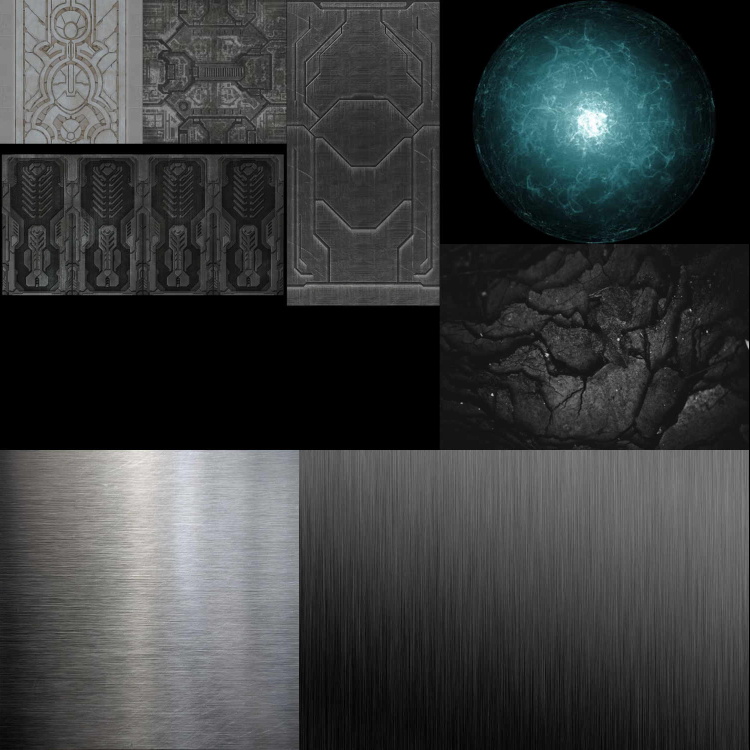
#> input picture TheGauntlet/Assets/Portal/portal_texture_source/original/portal_texture.png, 1500 x 1500 px (shown at 1/2 size)
$ python process.py
#> lines starting #> are read from the running program, lines starting #| are printed output that depends on the picture; after the words box and inside, x2 and y2 are one past the last pixel; in counts of white or black regions, pixels touching at a corner belong together
import cv2
import glob
import numpy as np

texture = cv2.imread("original/portal_texture.png", -1)
#> texture is the input picture: shape (1500, 1500, 4); mean B, G, R, A 61, 60.6, 57.6, 254.7
files = list(glob.glob('*.png'))

for i in range(len(files)):
    portal = cv2.imread(str(i) + ".png", -1)
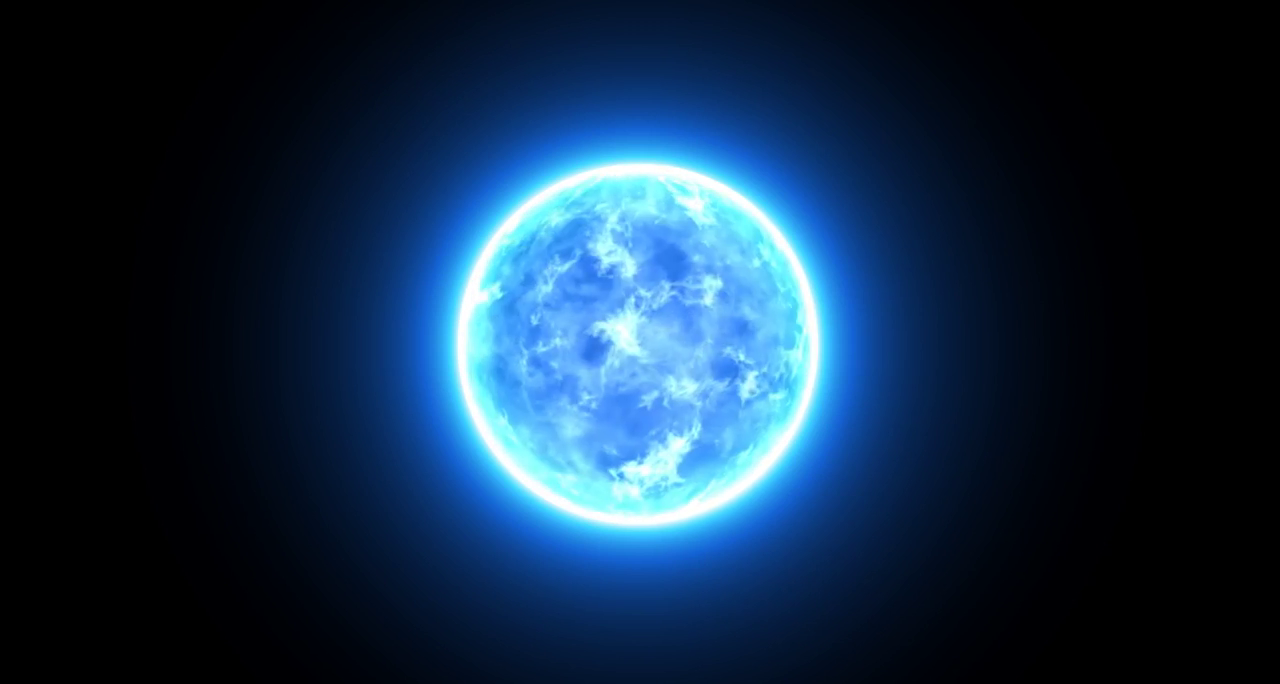
#> input picture TheGauntlet/Assets/Portal/portal_texture_source/0.png, 1280 x 684 px
#> portal is the input picture: shape (684, 1280, 3); mean B, G, R 70.5, 45.1, 19.8
    #portal = portal[457:818,163:524,:]
    portal = portal[163:524,457:818,:]
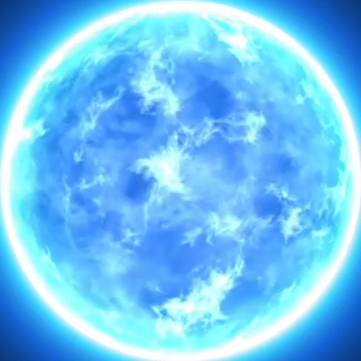
#> portal: shape (361, 361, 3); mean B, G, R 246.3, 195, 110.3
    portal = cv2.resize(portal, (486, 486))
#> portal: shape (486, 486, 3)
    portal = cv2.cvtColor(portal, cv2.COLOR_RGB2RGBA)
#> portal: shape (486, 486, 4)
    texture[:486,945:1431,:] = portal
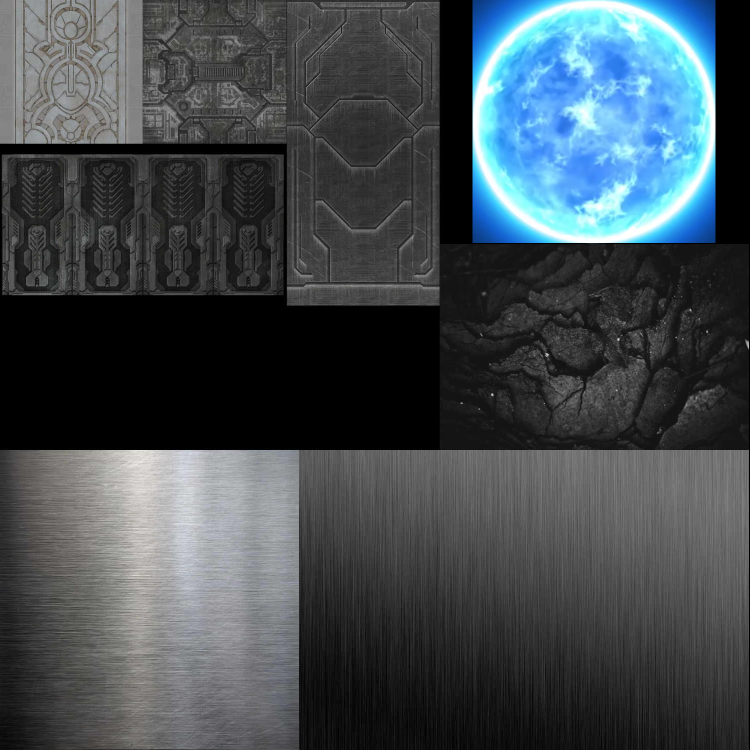
#> texture: shape (1500, 1500, 4) (shown at 1/2 size); 10.5% of pixels changed, all inside (x1, y1, x2, y2) = (945, 0, 1431, 486)
    #texture[:486,880:,:] = portal
    cv2.imwrite("./out/portal_texture_" + str(i) + ".png", texture)
#> pass 2 of the loop `for i in range(len(files)):`:
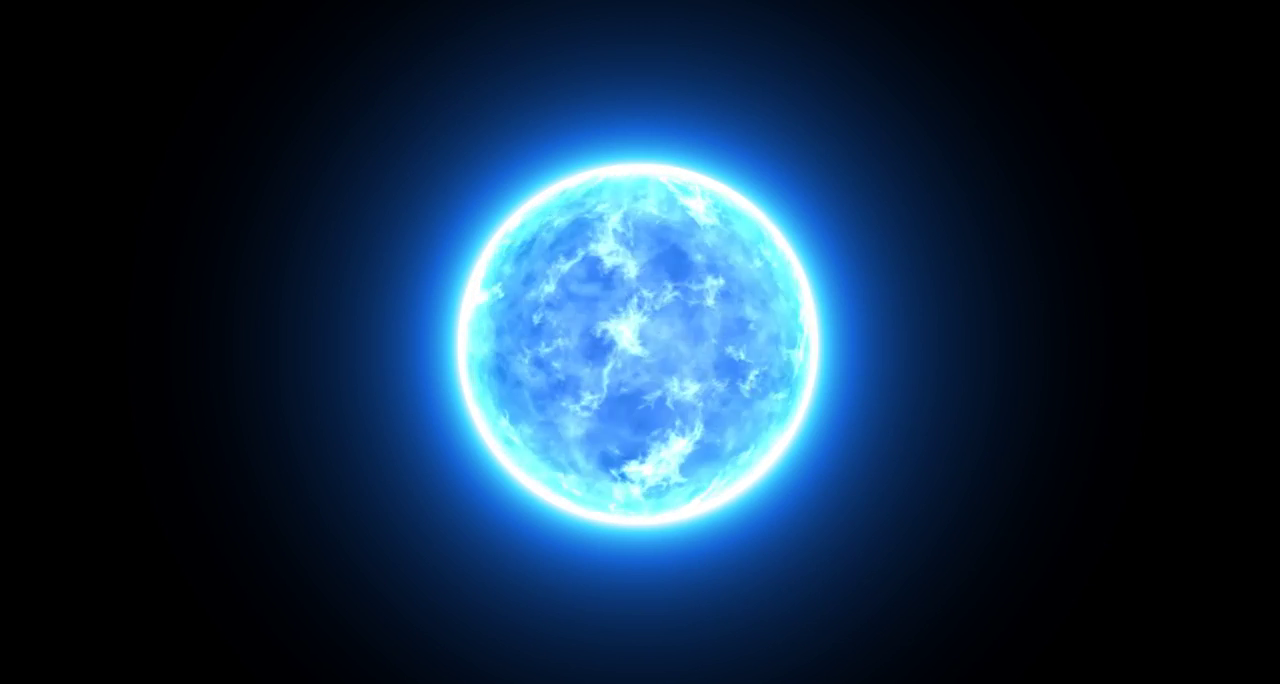
#> input picture TheGauntlet/Assets/Portal/portal_texture_source/1.png, 1280 x 684 px
#> portal is the input picture: shape (684, 1280, 3); mean B, G, R 70.5, 45.3, 19.9
#> `portal = portal[163:524,457:818,:]`:
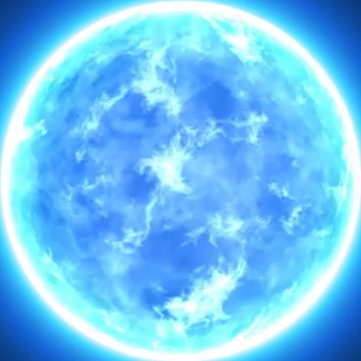
#> portal: shape (361, 361, 3); mean B, G, R 246.4, 196, 111.4
#> `texture[:486,945:1431,:] = portal`:
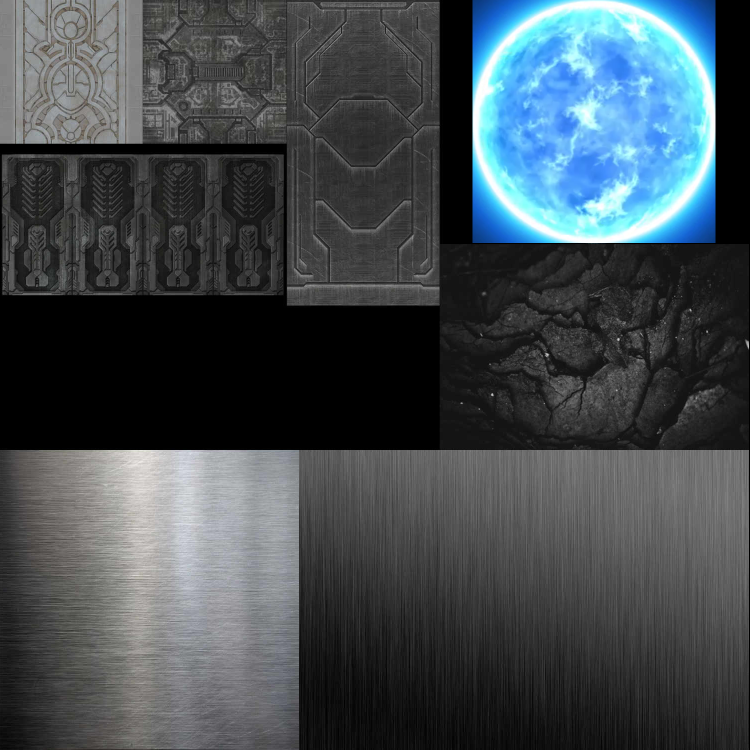
#> texture: shape (1500, 1500, 4) (shown at 1/2 size); 8.25% of pixels changed, all inside (x1, y1, x2, y2) = (954, 0, 1429, 486)
#> (the run stopped early here; a loop or call above may not have finished)
